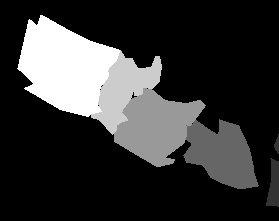
#> input picture fits_files/VelaC_500_hill_regs_regrid_30as_pix.fits, 279 x 221 px, found by its file name; the run also reads 1 picture not shown here
$ jupyter execute --allow-errors Vela_C.ipynb
#> lines starting #> are read from the running program, lines starting #| are printed output that depends on the picture; after the words box and inside, x2 and y2 are one past the last pixel; in counts of white or black regions, pixels touching at a corner belong together
[cell 1]
import matplotlib.pyplot as plt
import aplpy
import numpy as np
from astropy.io import fits
from astropy.visualization import astropy_mpl_style
from astropy.wcs import WCS
from astropy.utils.data import get_pkg_data_filename
import math as m
import scipy.optimize as opt

[cell 2]
# [33 lines of commented-out code are left out]

hill_data = fits.getdata('fits_files/VelaC_500_hill_regs_regrid_30as_pix.fits', ext = 0)
#> hill_data is the input picture: shape (221, 279) >i2; min 0, max 5, mean 1.02
var_Q_data = fits.getdata('fits_files/VelaC_500_intermediate_regrid_30as_pix_var_Q.fits', ext = 0)
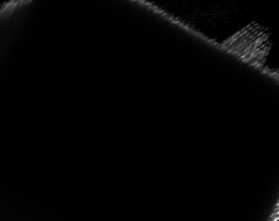
#> input picture fits_files/VelaC_500_intermediate_regrid_30as_pix_var_Q.fits, 279 x 221 px, found by its file name
#> var_Q_data is the input picture: shape (221, 279) >f8; 0.03% of the values are NaN or infinite; the others: min 2.45e-47, max 4.66e-12, mean 6.89e-14
var_U_data = fits.getdata('fits_files/VelaC_500_intermediate_regrid_30as_pix_var_U.fits', ext = 0)
ang_data = fits.getdata('fits_files_2/VelaC_500_intermediate_regrid_30as_pix_ang.fits', ext=0)
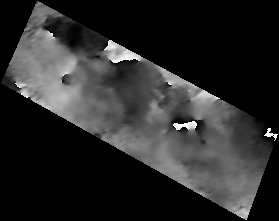
#> input picture fits_files_2/VelaC_500_intermediate_regrid_30as_pix_ang.fits, 279 x 221 px, found by its file name
#> ang_data is the input picture: shape (221, 279) >f8; 58.35% of the values are NaN or infinite; the others: min 1.4e-05, max 3.14, mean 1.24
I_data = fits.getdata('fits_files_2/VelaC_500_intermediate_regrid_30as_pix_I.fits', ext=0)
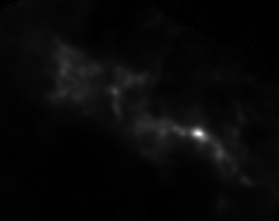
#> input picture fits_files_2/VelaC_500_intermediate_regrid_30as_pix_I.fits, 279 x 221 px, found by its file name
#> I_data is the input picture: shape (221, 279) >f8; 7.39% of the values are NaN or infinite; the others: min -1.32e-05, max 0.00168, mean 4.78e-05
p_data = fits.getdata('fits_files_2/VelaC_500_intermediate_regrid_30as_pix_p.fits', ext=0)
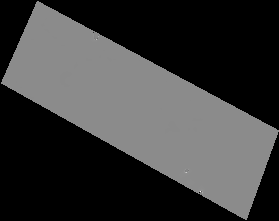
#> input picture fits_files_2/VelaC_500_intermediate_regrid_30as_pix_p.fits, 279 x 221 px, found by its file name
#> p_data is the input picture: shape (221, 279) >f8; 58.35% of the values are NaN or infinite; the others: min -62.7, max 52.33, mean 0.0539
#> (the rest of this cell did not finish here and is left out)

[cell 3]
plt.imshow(hill_data)
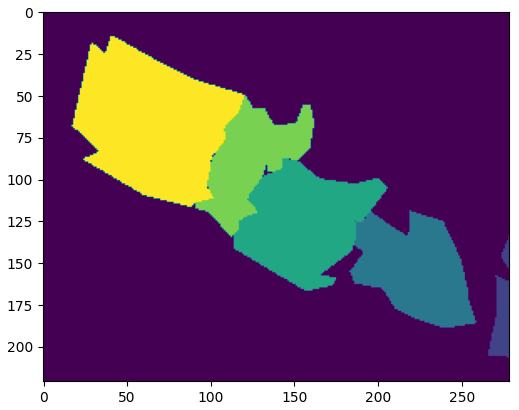
#> figure drawn by matplotlib, 1 panel

#> (a cell that did not finish here is left out)

#> (a cell that did not finish here is left out)

Gamma $\gamma$:
\begin{align}
    \text{cos}^2\gamma & = \frac{1+\text{cos}(2\gamma)}{2}\\
    \frac{1+\text{cos}(2\gamma)}{2} & = \frac{p_{obs}(1+\frac{2}{3}p_0)}{p_0(1+p_{obs})}\\
    \gamma &= \frac{1}{2}\text{cos}^{-1}\left(\frac{2p_{obs}(1+\frac{2}{3}p_0)}{p_0(1+p_{obs})}-1\right)
\end{align}

#> (a cell that did not finish here is left out)

#> (a cell that did not finish here is left out)

[cell 8]
p_max = 0.15
p_0 = (3*p_max)/(3+p_max)
#> (the rest of this cell did not finish here and is left out)

fractional polarization, $p$:
\begin{align}
    p&=\frac{p_0\text{cos}^2\gamma}{1-p_0(\text{cos}^2\gamma-\frac{2}{3})}
\end{align}

#> (a cell that did not finish here is left out)

[cell 10]
mask1 = hill_data==1
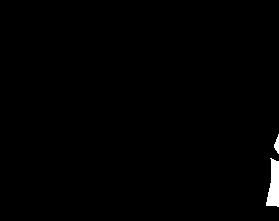
#> mask1: shape (221, 279) bool; 0.81% white; 2 white regions, box (x1, y1, x2, y2) and area: (266, 158, 279, 207) 440, (274, 134, 279, 154) 60
plt.imshow(mask1, cmap = 'gray')

#> (the rest of this cell did not finish here and is left out)

#> (a cell that did not finish here is left out)

#> (a cell that did not finish here is left out)

[cell 13]
mask2 = hill_data==2
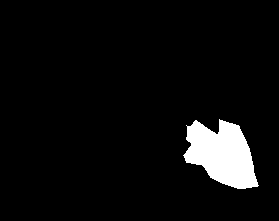
#> mask2: shape (221, 279) bool; 5.5% white; 1 white region, box (x1, y1, x2, y2) and area: (183, 119, 259, 189) 3390
plt.imshow(mask2, cmap = 'gray')

#> (the rest of this cell did not finish here and is left out)
